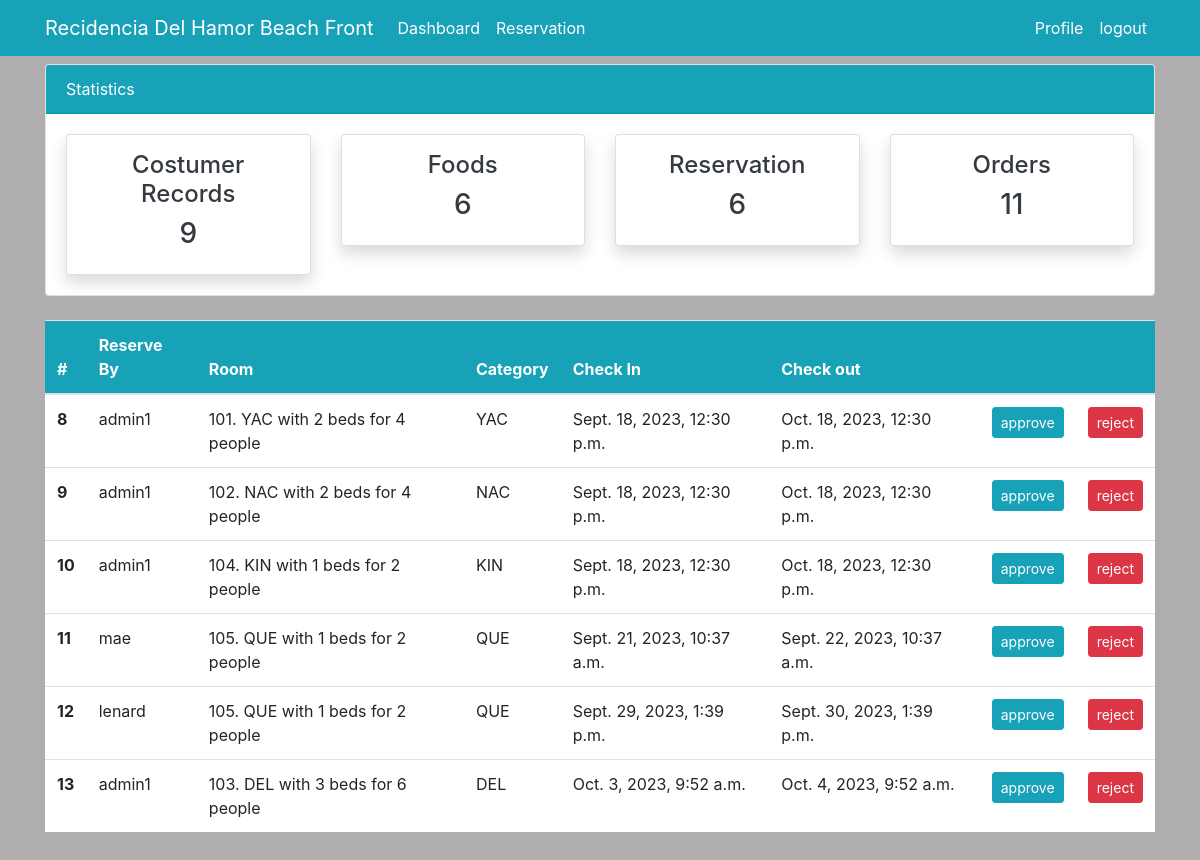
The page /reservation_list/ (signed in) on the database as committed earlier.
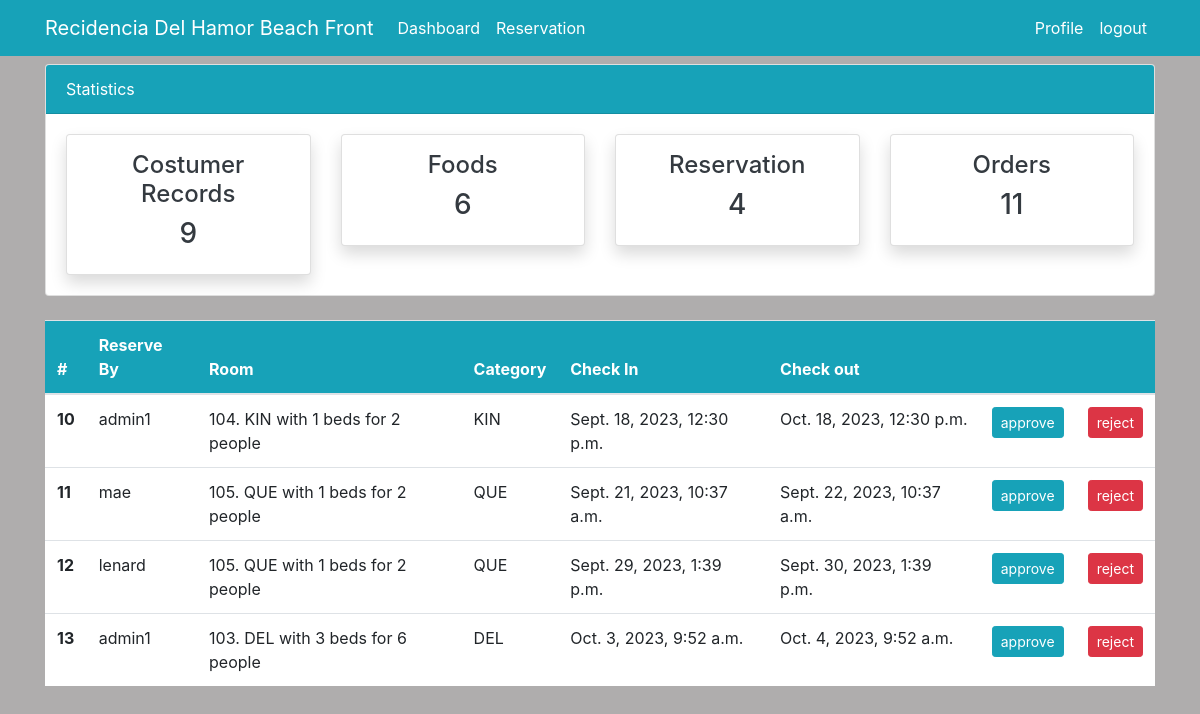
The same page on the database as committed later.
### reservation/models.py (models this page shows, shortened)
class Booking(models.Model):
    user = models.ForeignKey(settings.AUTH_USER_MODEL, on_delete=models.CASCADE)
    room = models.ForeignKey(Room, on_delete=models.CASCADE)
    check_in = models.DateTimeField()
    check_out = models.DateTimeField()
    status = models.CharField(max_length=250, default="Pending")
    remarks = models.CharField(max_length=500, blank=True, null=True)

class Room(models.Model):
    ROOM_CATEGORIES = (
        ('YAC', 'AC'),
        ('NAC', 'NON-AC'),
        ('DEL', 'DELUXE'),
        ('KIN', 'KING'),
        ('QUE', 'QUEEN'),
    )
    number = models.IntegerField()
    category = models.CharField(max_length=3, choices=ROOM_CATEGORIES)
    beds = models.IntegerField()
    capacity = models.IntegerField()
    price = models.IntegerField(null=True)
    def __str__(self):
        return f'{self.number}. {self.category} with {self.beds} beds for {self.capacity} people'

### dashboard/views.py (the view)
# urls.py: path('reservation_list/', views.reservation_list, name="dashboard-reservation_list"),
@login_required
def reservation_list(request):
    booking = Booking.objects.all()
    booking_count = booking.count()
    orders_count = Order.objects.all().count()
    workers_count = User.objects.all().count()
    products_count = Product.objects.all().count()
    context = {
        'booking': booking,
        'workers_count': workers_count,
        'orders_count': orders_count,
        'products_count': products_count,
        'booking_count': booking_count,
    }
    return render(request, 'dashboard/reservation_list.html', context)

### templates/dashboard/reservation_list.html (shortened to what this page needs)
{% extends 'partials/base.html' %}
{% block content %}
{% include 'partials/topnav.html' %}
<div class="container">
    <div class="row my-4">
        <div class="col-md-12">
            <table class="table bg-white">
                <thead class="bg-info text-white">
                <tr class="text-white">
                    <th scope="col">#</th>
                    <th scope="col">Reserve By</th>
                    <th scope="col">Room</th>
                    <th scope="col">Category</th>
                    <th scope="col">Check In</th>
                    <th scope="col">Check out</th>
                    <th scope="col"></th>
                    <th scope="col"></th>
                </tr>
                </thead>
                <tbody>
                    {% for booking in booking %}
                <tr>
                    <th scope="row">{{ booking.id }}</th>
                    <td>{{ booking.user }}</td>
                    <td>{{ booking.room }}</td>
                    <td>{{ booking.room.category }}</td>
                    <td>{{ booking.check_in }}</td>
                    <td>{{ booking.check_out }}</td>
                    <td><a class="btn btn-info btn-sm" type="submit" href="">approve</a></td>
                    <td><a class="btn btn-danger btn-sm" type="reject" href="{% url 'dashboard-reject-booking' booking.id %}">reject</a></td>
                </tr>
                {% endfor %}
                </tbody>
            </table>
        </div>
        </div>
    </div>
{% endblock %}

### templates/partials/base.html (shortened to what this page needs)
{% load static %}
<!doctype html>
<html lang="en">
  <head>
    <link rel="stylesheet" href="https://cdn.jsdelivr.net/npm/bootstrap@4.6.2/dist/css/bootstrap.min.css">
    <link rel="stylesheet" href="{% static '/style.css' %}">
  </head>
  <body>
    {% if user_role == 'user' %}
      {% include 'partials/costumer_nav.html' %}
      {% else %}
      {% include 'partials/nav.html' %}
    {% endif %}
      {% block content %}
      {% endblock content %}
  </body>
</html>

### templates/partials/nav.html (shortened to what this page needs)
<nav class="navbar navbar-expand-lg navbar-info bg-info" style="position: sticky; top: 0; z-index: 100; transition: ease-in-out;" data-aos="fade">
  {% if user.is_authenticated %}
  <div class="container">
    <a class="navbar-brand text-white" href="{% url 'dashboard-index' %}">Recidencia Del Hamor Beach Front</a>
    <div class="collapse navbar-collapse" id="navbarSupportedContent">
      <ul class="navbar-nav mr-auto">
        <li class="nav-item active">
          <a class="nav-link text-white" href="{% url 'dashboard-index' %}">Dashboard <span class="sr-only">(current)</span></a>
        </li>
        <li class="nav-item active">
          <a class="nav-link text-white" href="{% url 'booking_view' %}">Reservation<span class="sr-only">(current)</span></a>
        </li>
      </ul>
      <ul class="navbar-nav ml-auto">
        <li class="nav-item active">
          <a class="nav-link text-white" href="{% url 'user-profile' %}">Profile<span class="sr-only">(current)</span></a>
        </li>
        <li class="nav-item">
          <a class="nav-link text-white" href="{% url 'user-logout' %}">logout</a>
        </li>
      </ul>
      {% endif %}
    </div>
  </div>
</nav>

### templates/partials/topnav.html (shortened to what this page needs)
<div class="container">
    <div class="row mt-2">
        <div class="col-md-12">
            <div class="card">
                <div class="card-header bg-info text-white">
                    Statistics
                </div>
                <div class="card-body">
                    <div class="row">
                        <div class="col-md-3">
                            <a class="text-decoration-none text-dark" href="{% url 'dashboard-staff' %}">
                                <div class="card my-card shadow text-center p-3">
                                    <h4>Costumer Records</h4>
                                    <h3>{{ workers_count }}</h3>
                                </div>
                            </a>
                        </div>
                        <div class="col-md-3">
                            <a class="text-decoration-none text-dark" href="{% url 'dashboard-product' %}">
                                <div class="card my-card shadow text-center p-3">
                                    <h4>Foods </h4>
                                    <h3>{{ products_count }}</h3>
                                </div>
                            </a>
                        </div>
                        <div class="col-md-3">
                            <a class="text-decoration-none text-dark" href="{% url 'dashboard-reservation_list' %}">
                                <div class="card my-card shadow text-center p-3">
                                    <h4>Reservation </h4>
                                    <h3>{{ booking_count }}</h3>
                                </div>
                            </a>
                        </div>
                        <div class="col-md-3">
                            <a class="text-decoration-none text-dark" href="{% url 'dashboard-order' %}">
                                <div class="card my-card shadow text-center p-3">
                                    <h4>Orders </h4>
                                    <h3>{{ orders_count }}</h3>
                                </div>
                            </a>
                        </div>
                    </div>
                </div>
            </div>
        </div>
    </div>
  </div>

### static/style.css (style rules this page uses)
body { background: rgb(175, 173, 173); }
.navbar { position: sticky; top: 0; z-index: 100; }

Rows that differ between the two databases and show on the page:
removed Booking: id "8", user "admin1", room "101. YAC with 2 beds for 4 people", room.category "YAC", check_in "Sept. 18, 2023, 12:30 p.m.", check_out "Oct. 18, 2023, 12:30 p.m."
removed Booking: id "9", user "admin1", room "102. NAC with 2 beds for 4 people", room.category "NAC", check_in "Sept. 18, 2023, 12:30 p.m.", check_out "Oct. 18, 2023, 12:30 p.m."
Other text that changed with them:
{{ booking_count }}: "6" → "4"
